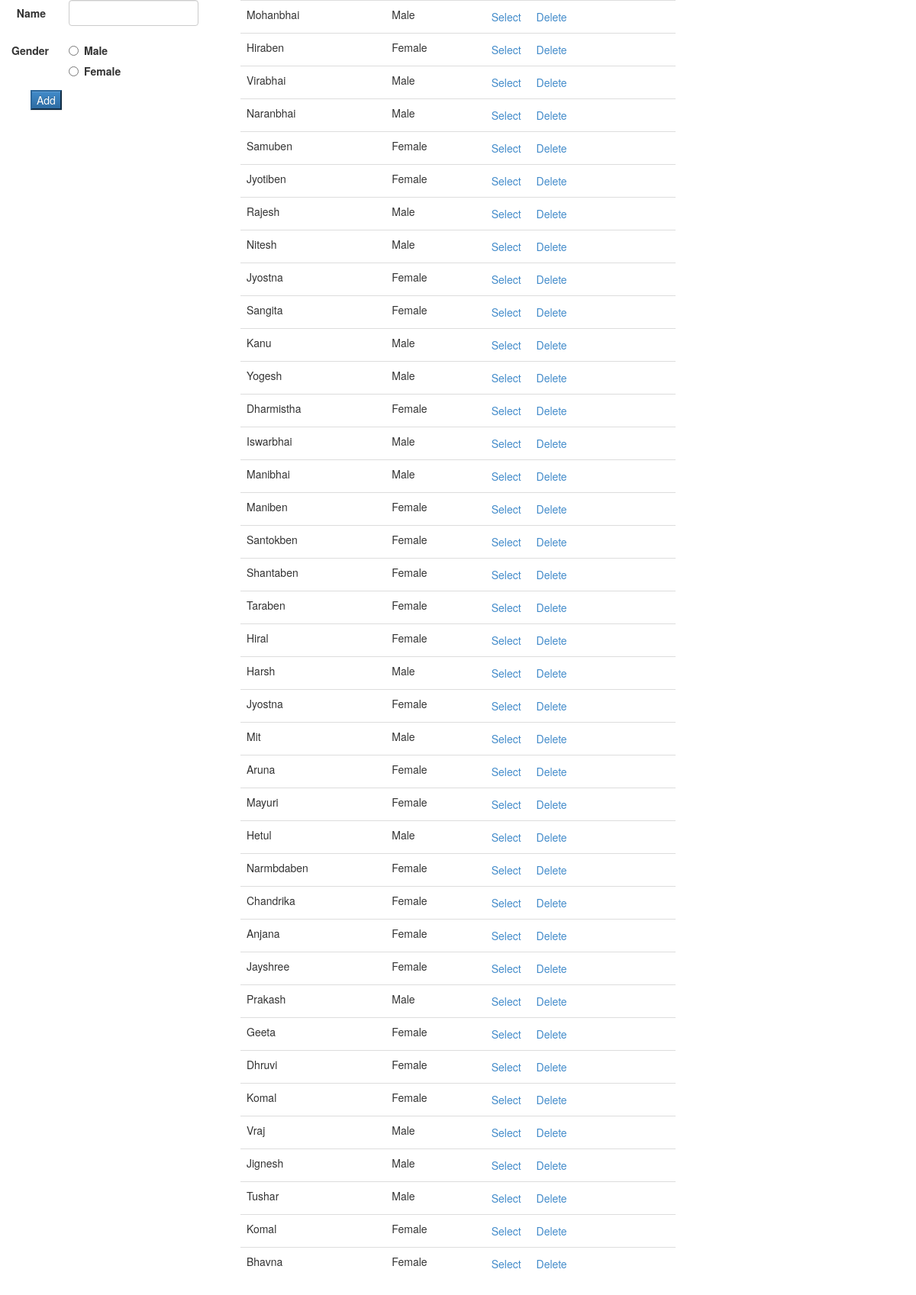
The page / on the database its author committed.
### tables this page shows
CREATE TABLE IF NOT EXISTS `person` (
  `person_id` int(11) NOT NULL AUTO_INCREMENT,
  `father_id` int(11) DEFAULT NULL,
  `mother_id` int(11) DEFAULT NULL,
  `person_name` varchar(50) DEFAULT NULL,
  `gender` varchar(7) NOT NULL,
  PRIMARY KEY (`person_id`),
  KEY `father_id` (`father_id`,`mother_id`),
  KEY `mother_id` (`mother_id`),
  KEY `father_id_2` (`father_id`)
);

### Db.php (called while the page is built, shortened)
<?php
$cn = new PDO("mysql:host=localhost;dbname=geneology_db","root","");
function post($key) {
	return "";
}
function kvRow($sql, $array) {
	global $cn;
	$st = $cn -> prepare($sql);
	$st -> execute($array);
	$row = $st -> fetch(PDO::FETCH_OBJ);
	return $row;
}
function kvRows($sql, $array) {
	global $cn;
	$st = $cn -> prepare($sql);
	$st -> execute($array);
	$row = $st -> fetchAll(PDO::FETCH_CLASS);
	return $row;
}

### index.php (the view, shortened to what this page needs)
<?php
  require_once "Db.php";
  $name=post("name");
  $gender=post("gender");
  $person_id = 0 + post("person_id");
  $p = kvRow("select * from person where person_id=?", array($person_id));
  $rows = kvRows("select * from person", array());
?>
<!doctype html>
<html lang="en">
	<head>
		<link rel="stylesheet" href="css/bootstrap.min.css"/>
		<link rel="stylesheet" href="css/bootstrap-theme.min.css"/>
	</head>
	<body>
		<div class="col-md-3">
			<form method="post" role="form" class="form-horizontal">
				<div class="form-group">
					<label for="name" class="col-md-3 control-label">Name</label>
				  <div class="col-md-8">
				  	<input type="text" name="name" id="name" value="<?=$name?>"
					  class="form-control"/>
				  </div>
				</div>
				<div class="form-group">
					<label for="gender" class="col-md-3 control-label">Gender</label>
				  <div class="col-md-8">
				  	<label class="radio">
				  		<input type="radio" name="gender" <?= $gender=="Male" ? 'checked' : ''?> id="gender" value="Male"/> Male
				     </label>
				     <label class="radio">
				      <input type="radio" name="gender" <?= $gender=="Female" ? 'checked' : ''?> id="gender" value="Female" /> Female
				     </label>
				  </div>
				</div>
				<div class="form-group">
					<div class="col-md-offset-1 col-md-10">
						<?php
						 if($p){
						   ?>
						   <input type="submit" name="cmd" value="Add Wife" class="btn-primary"/>
						   <input type="submit" name="cmd" value="Add Child" class="btn-primary"/>
						   <?php
						 }else{
						 	?>
						 	<input type="submit" name="cmd" value="Add" class="btn-primary"/>
						 	<?php
						 }
						?>
					</div>
				</div>
			</form>
		</div>
		<div class="col-md-6">
			<table class="table">
				<?php
				  foreach($rows as $r) {
				  	?>
				  	<tr>
				  		<td><?=$r->person_name ?></td>
				  		<td><?=$r->gender?></td>
				  		<td>
				  			<form method="post">
				  				<input type="submit" name="cmd" value="Select" class="btn-link"/>
				  				<input type="submit" name="cmd" value="Delete" class="btn-link"/>
				  			</form>
				  		</td>
				  	</tr>
					<?php
				  }
				?>
			</table>
		</div>
	</body>
</html>

### rows shown on the page
person: person_name "Mohanbhai", gender "Male"
person: person_name "Hiraben", gender "Female"
person: person_name "Virabhai", gender "Male"
person: person_name "Naranbhai", gender "Male"
person: person_name "Samuben", gender "Female"
person: person_name "Jyotiben", gender "Female"
person: person_name "Rajesh", gender "Male"
person: person_name "Nitesh", gender "Male"
person: person_name "Jyostna", gender "Female"
person: person_name "Sangita", gender "Female"
person: person_name "Kanu", gender "Male"
person: person_name "Yogesh", gender "Male"
person: person_name "Dharmistha", gender "Female"
person: person_name "Iswarbhai", gender "Male"
person: person_name "Manibhai", gender "Male"
person: person_name "Maniben", gender "Female"
person: person_name "Santokben", gender "Female"
person: person_name "Shantaben", gender "Female"
person: person_name "Taraben", gender "Female"
person: person_name "Hiral", gender "Female"
person: person_name "Harsh", gender "Male"
person: person_name "Jyostna", gender "Female"
person: person_name "Mit", gender "Male"
person: person_name "Aruna", gender "Female"
person: person_name "Mayuri", gender "Female"
person: person_name "Hetul", gender "Male"
person: person_name "Narmbdaben", gender "Female"
person: person_name "Chandrika", gender "Female"
person: person_name "Anjana", gender "Female"
person: person_name "Jayshree", gender "Female"
person: person_name "Prakash", gender "Male"
person: person_name "Geeta", gender "Female"
person: person_name "Dhruvi", gender "Female"
person: person_name "Komal", gender "Female"
person: person_name "Vraj", gender "Male"
person: person_name "Jignesh", gender "Male"
person: person_name "Tushar", gender "Male"
person: person_name "Komal", gender "Female"
person: person_name "Bhavna", gender "Female"
